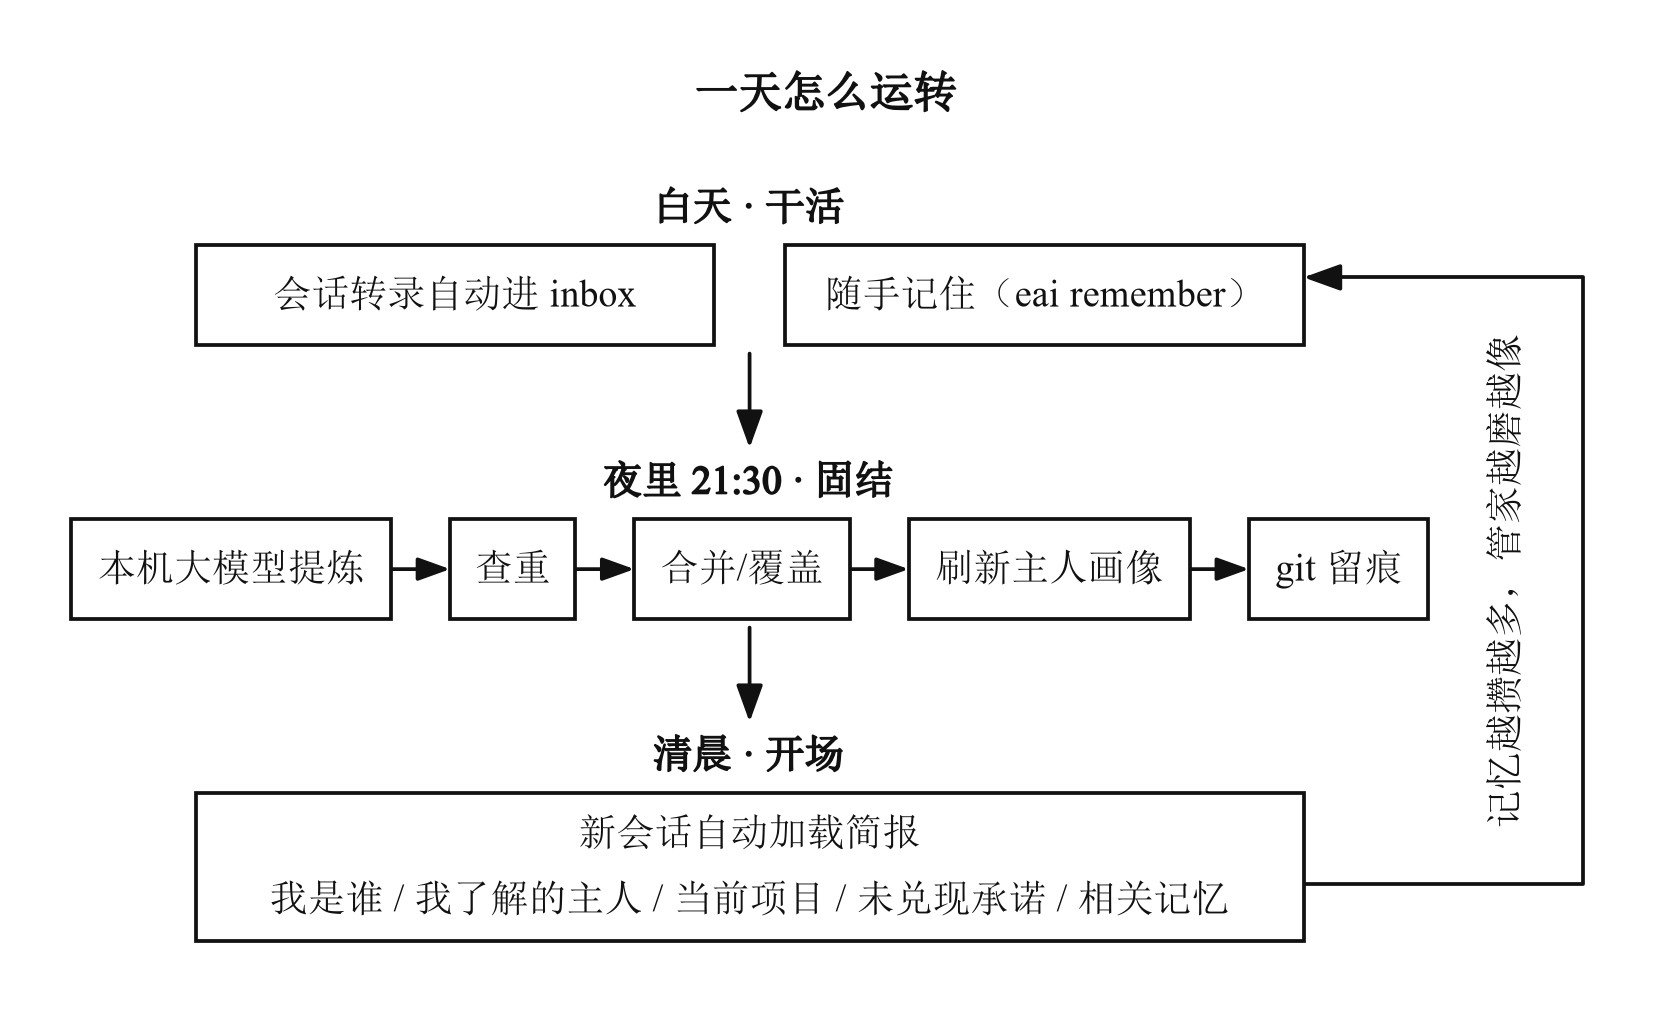

This figure's Python source:
# -*- coding: utf-8 -*-
"""
图 2「一天怎么运转」矢量框图
生成：fig2_daily_loop.pdf / fig2_daily_loop.png（与本脚本同目录）

版式：画布宽 14 cm，坐标 1 单位 = 1 cm（物理尺寸精确控制）
     三阶段自上而下（白天 → 夜里 → 清晨），右侧一条回流箭头回到"白天"（次日循环）
字体：中文 = 宋体（simsun.ttc），西文 = Times New Roman；宋体无粗体，标题用描边模拟加粗
配色：黑/深灰线框白底（不用填充色，浅色填充留给图 1）
自检：文字不出框 / 文字两两不重叠 / 不越界；链条盒宽按实测文字宽度自动排版
运行：python fig2_daily_loop.py
"""
from pathlib import Path

import matplotlib
matplotlib.use("Agg")
import matplotlib.patheffects as pe
import matplotlib.pyplot as plt
from matplotlib import font_manager as fm
from matplotlib.patches import FancyArrowPatch, Rectangle
from matplotlib.path import Path as MPath

# ---------- 字体 ----------
fm.fontManager.addfont(r"C:\Windows\Fonts\simsun.ttc")
fm.fontManager.addfont(r"C:\Windows\Fonts\times.ttf")
plt.rcParams.update({
    "font.family": ["Times New Roman", "SimSun"],
    "pdf.fonttype": 42,
})

# ---------- 常量 ----------
W, H = 14.0, 8.6             # 画布（cm）
M = 0.6                      # 四周留白（cm）
INK = "#111111"              # 近黑：线框与文字
LW = 0.9                     # 框线（pt）
STROKE = [pe.withStroke(linewidth=0.45, foreground=INK)]   # 宋体无粗体：描边模拟加粗

fig = plt.figure(figsize=(W / 2.54, H / 2.54))
fig.patch.set_facecolor("white")
ax = fig.add_axes([0, 0, 1, 1])
ax.set_xlim(0, W)
ax.set_ylim(0, H)
ax.axis("off")

boxed = []   # [(文字, 所属外框)]，供“文字不出框”自检


def box(x, y, w, h, fill="white", lw=LW):
    r = Rectangle((x, y), w, h, facecolor=fill, edgecolor=INK, linewidth=lw, zorder=2)
    ax.add_patch(r)
    return r


def txt(x, y, s, size=9.0, color=INK, bold=False, rotation=0):
    t = ax.text(x, y, s, fontsize=size, color=color, ha="center", va="center",
                rotation=rotation, zorder=3)
    if bold:
        t.set_path_effects(STROKE)
    return t


def boxed_txt(x, y, w, h, s, size=9.0, color=INK, bold=False):
    r = box(x, y, w, h)
    t = txt(x + w / 2, y + h / 2, s, size=size, color=color, bold=bold)
    boxed.append((t, r))
    return t


def arrow(p, q, ms=15.0):
    ax.add_patch(FancyArrowPatch(p, q, arrowstyle="-|>,head_length=0.5,head_width=0.18",
                                 mutation_scale=ms, lw=LW, color=INK,
                                 shrinkA=0, shrinkB=0, zorder=1))


def polyarrow(pts, ms=15.0):
    ax.add_patch(FancyArrowPatch(path=MPath(pts),
                                 arrowstyle="-|>,head_length=0.5,head_width=0.18",
                                 mutation_scale=ms, lw=LW, color=INK, zorder=1))


def width_cm(s, size=9.0):
    """在真实画布上实测字符串宽度（cm），只用于排版计算"""
    t = ax.text(0.5, 0.5, s, fontsize=size, alpha=0)
    fig.canvas.draw()
    w = t.get_window_extent(fig.canvas.get_renderer()).width / fig.dpi * 2.54
    t.remove()
    return w


# ================= 先实测文字宽度，定链条与盒子尺寸 =================
CHAIN = ["本机大模型提炼", "查重", "合并/覆盖", "刷新主人画像", "git 留痕"]
w_chain = [width_cm(s) for s in CHAIN]
w_sess = width_cm("会话转录自动进 inbox")
w_rem = width_cm("随手记住（eai remember）")
w_brief = width_cm("我是谁 / 我了解的主人 / 当前项目 / 未兑现承诺 / 相关记忆")

PAD_CHAIN, GAP_CHAIN = 0.20, 0.50
bw = [w + 2 * PAD_CHAIN for w in w_chain]      # 链条各盒宽
COLW = sum(bw) + GAP_CHAIN * (len(bw) - 1)     # 内容栏总宽
X0 = M
COL_CX = X0 + COLW / 2                          # 阶段内容中轴

SPAN = w_brief + 1.10                           # 阶段一/三盒子跨度（左右边缘严格对齐）
GAP_R1 = 0.60                                   # 阶段一两盒之间的间距（中缝对准内容中轴）
r1a = r1b = (SPAN - GAP_R1) / 2                 # 两盒等宽、左右对称（中缝即内容中轴）

# ================= 排版（自顶向下） =================
y = H

# ---- 标题（居中于整幅） ----
y -= M + 0.20
txt(W / 2, y, "一天怎么运转", size=10.5, bold=True)
y -= 0.21 + 0.55

# ---- 阶段一：白天 · 干活 ----
y -= 0.20
txt(COL_CX, y, "白天 · 干活", size=9.5, bold=True)
y -= 0.20 + 0.12
r1h = 0.85
xa = COL_CX - SPAN / 2
boxed_txt(xa, y - r1h, r1a, r1h, "会话转录自动进 inbox")
boxed_txt(xa + r1a + GAP_R1, y - r1h, r1b, r1h, "随手记住（eai remember）")
y1m = y - r1h / 2                               # 阶段一中线（回流入口基准，入口在 +LIFT 处）
y -= r1h

# ---- 阶段二：夜里 21:30 · 固结 ----
arrow((COL_CX, y - 0.07), (COL_CX, y - 0.87))
y -= 0.95
y -= 0.20
txt(COL_CX, y, "夜里 21:30 · 固结", size=9.5, bold=True)
y -= 0.20 + 0.12
xcur = X0
for i, s in enumerate(CHAIN):
    boxed_txt(xcur, y - 0.85, bw[i], 0.85, s)
    if i != len(CHAIN) - 1:
        arrow((xcur + bw[i], y - 0.425), (xcur + bw[i] + GAP_CHAIN, y - 0.425), ms=13)
    xcur += bw[i] + GAP_CHAIN
y -= 0.85

# ---- 阶段三：清晨 · 开场 ----
arrow((COL_CX, y - 0.07), (COL_CX, y - 0.87))
y -= 0.95
y -= 0.20
txt(COL_CX, y, "清晨 · 开场", size=9.5, bold=True)
y -= 0.20 + 0.12
b3 = box(COL_CX - SPAN / 2, y - 1.25, SPAN, 1.25)
t3a = txt(COL_CX, y - 1.25 / 2 + 0.28, "新会话自动加载简报", size=9)
t3b = txt(COL_CX, y - 1.25 / 2 - 0.28,
          "我是谁 / 我了解的主人 / 当前项目 / 未兑现承诺 / 相关记忆", size=9)
boxed += [(t3a, b3), (t3b, b3)]
y3m = y - 1.25 / 2                              # 阶段三中线（回流出口基准，出口在 -LIFT 处）

# ---- 右侧回流箭头：清晨 → 白天（次日再来） ----
LX = W - M                                      # 回流竖线（右侧，与左留白对称）
rx = COL_CX + SPAN / 2                          # 右边缘（阶段一/三盒子的右边）
LIFT = 0.15                                     # 顶/底横线相对盒中线外移，给竖排标签两端留 ≥2mm
polyarrow([(rx, y3m - LIFT), (LX, y3m - LIFT), (LX, y1m + LIFT), (rx, y1m + LIFT)])
lab_x = (max(X0 + COLW, rx) + LX) / 2
txt(lab_x, (y1m + y3m) / 2, "记忆越攒越多，管家越磨越像", size=9, rotation=90)

# ================= 自检 =================
fig.canvas.draw()
rend = fig.canvas.get_renderer()
problems = []

# 1) 文字不出框（文字与所属外框的四边间距 ≥ 1.5 px）
for t, r in boxed:
    tb, rb = t.get_window_extent(rend), r.get_window_extent(rend)
    for name, d in (("左", tb.x0 - rb.x0), ("右", rb.x1 - tb.x1),
                    ("下", tb.y0 - rb.y0), ("上", rb.y1 - tb.y1)):
        if d < 1.5:
            problems.append(f"出框风险：{t.get_text()!r} 距框{name}边仅 {d:.1f}px")

# 2) 文字两两不重叠
texts = list(ax.texts)
for i in range(len(texts)):
    for j in range(i + 1, len(texts)):
        a = texts[i].get_window_extent(rend)
        b = texts[j].get_window_extent(rend)
        ox = min(a.x1, b.x1) - max(a.x0, b.x0)
        oy = min(a.y1, b.y1) - max(a.y0, b.y0)
        if ox > 1.0 and oy > 1.0:
            problems.append(f"文字重叠：{texts[i].get_text()!r} × {texts[j].get_text()!r}")

# 3) 不越界（距画布边缘 ≥ 7 px ≈ 0.18 cm）
fw, fh = fig.get_size_inches() * fig.dpi
for t in texts:
    b = t.get_window_extent(rend)
    if b.x0 < 7 or b.x1 > fw - 7 or b.y0 < 7 or b.y1 > fh - 7:
        problems.append(f"越界：{t.get_text()!r}")

print("图2 自检：", "通过（文字不出框 / 无重叠 / 不越界）" if not problems else "发现问题 ——")
for p in problems:
    print("  -", p)

# ================= 输出 =================
out = Path(__file__).resolve().parent
fig.savefig(out / "fig2_daily_loop.pdf")
fig.savefig(out / "fig2_daily_loop.png", dpi=300)
print("已生成：", out / "fig2_daily_loop.pdf")
print("已生成：", out / "fig2_daily_loop.png")
